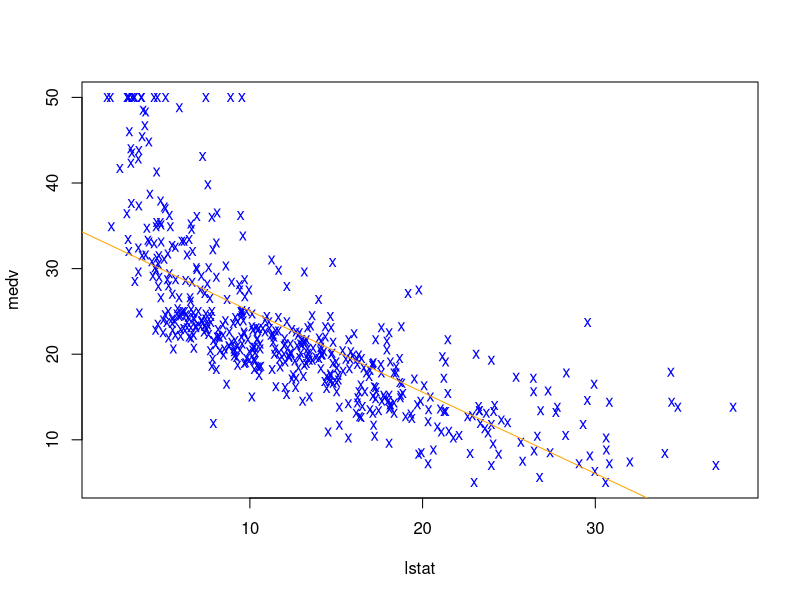

R code for this plot:
library(MASS)

# a) To find out more about the data set, we can type ?Boston
?Boston


# b) Which column names are available?
colnames(Boston)
# [1] "crim"    "zn"      "indus"   "chas"    "nox"     "rm"      "age"     "dis"     "rad"     "tax"     "ptratio" "black"   "lstat"   "medv"   


# c) Use the attach(...)-command to let R recognize the column names of the data set Boston.
?attach
attach(Boston,  warn.conflicts = TRUE)


# d) We will start by using the lm() function to fit a simple linear regression model, with medv as the response and lstat as the predictor.
    # i) Define the simple regression model using the two variables above.
      # medv = a + b*lstat
    # ii) The basic syntax is lm(y ~ x, data=...) , where y is the response, x is the predictor, and data is the data set in which these two variables are kept.
      # lm_fit <- lm(...)
      # summary(lm_fit)
lm_fit <- lm(Boston$medv ~ Boston$lstat)
summary(lm_fit)


#  e) We can use the names(...) function in order to find out what other pieces of information are stored in lm.fit.
names(lm_fit)   #  [1] "coefficients"  "residuals"     "effects"       "rank"          "fitted.values" "assign"        "qr"            "df.residual"   "xlevels"       "call"          "terms"         "model"  


#  f) Although we can extract these quantities by name — e.g. lm.fit$coefficients — it is safer to use the extractor functions like coef(...) to access them.
coef(lm_fit)   #  OR lm.fit$coefficients


#  g) We will now plot medv and lstat along with the least squares regression line using the plot(...) and abline() functions (see exercise sheet 2).
# Use lty = ..., pch = ... and col = ... to make the plot look nicer.
?plot
plot(lstat, medv, lty=3, pch="x", col="blue")
abline(lm_fit, col="orange")
